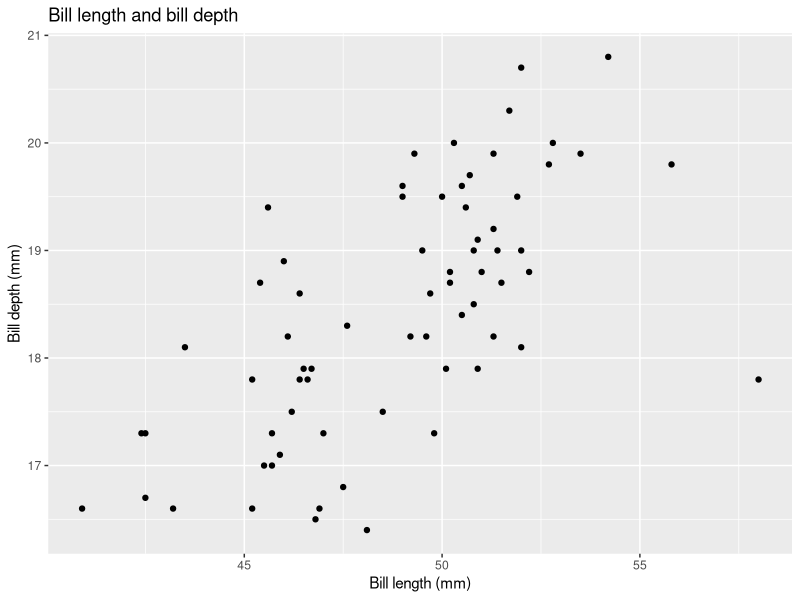
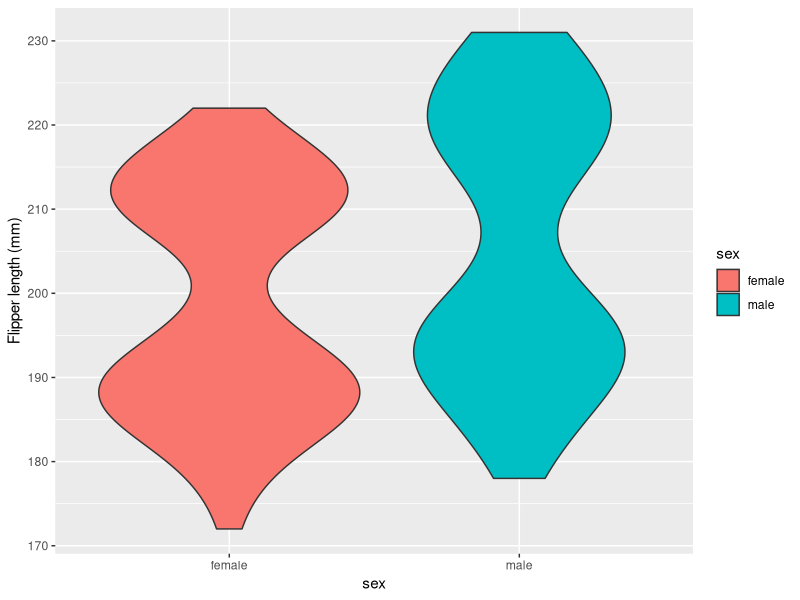

The R script that drew these images, in order:
library(broom)
library(palmerpenguins)
penguins
library(tidyverse)

chinstrap <- penguins |> 
  filter(species == "Chinstrap")
ggplot(data = chinstrap, aes(x = bill_length_mm, y = bill_depth_mm))+
  geom_point()+
  labs(
    x = "Bill length (mm)",
    y = "Bill depth (mm)",
    title = "Bill length and bill depth" )

no_chin <- penguins |> 
  drop_na() |> 
  filter(species != "Chinstrap")

ggplot(no_chin, aes(sex, flipper_length_mm, fill = sex)) +
  geom_violin() + 
  ylab("Flipper length (mm)")
